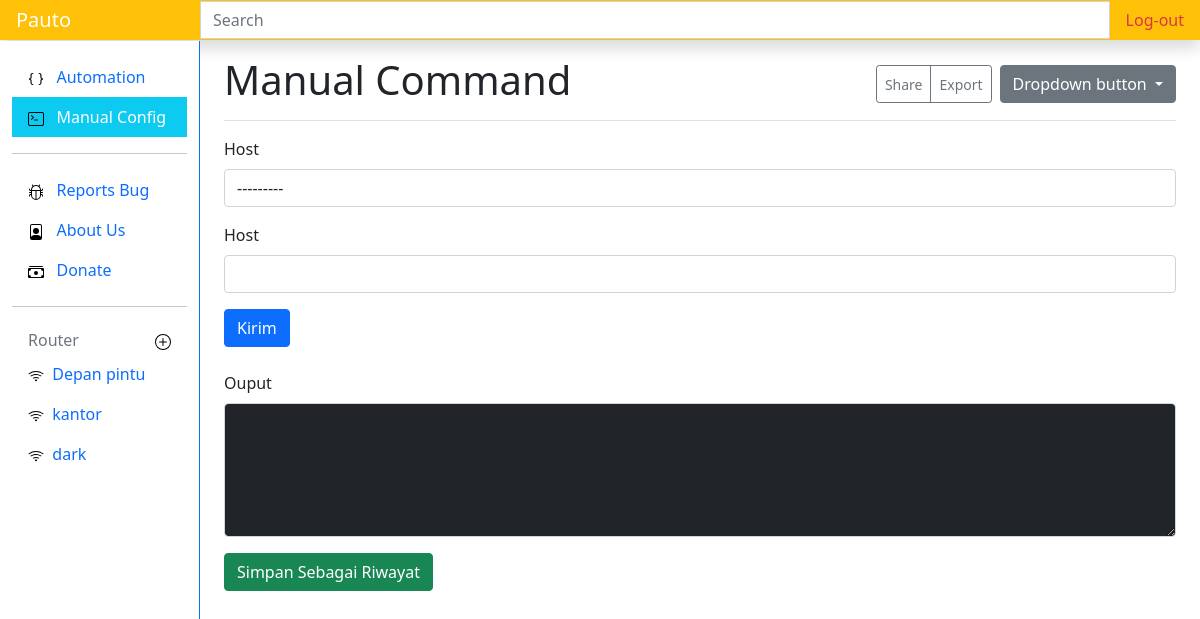
The page /command (signed in) on the database as committed earlier.
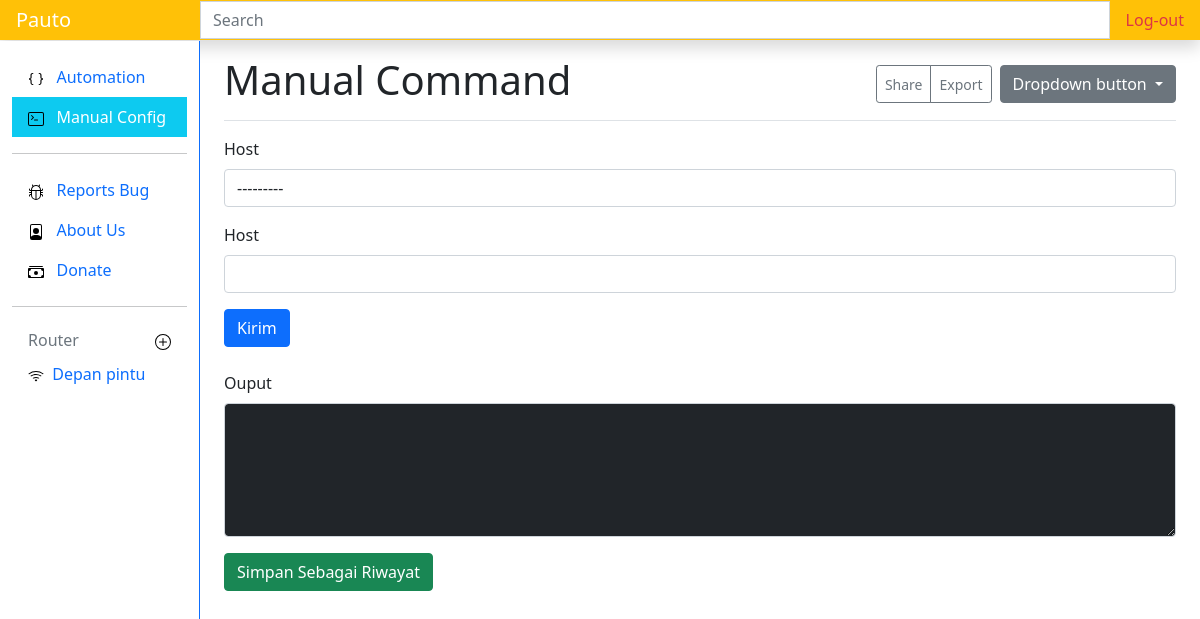
The same page on the database as committed later.
### routerapp/models.py (models this page shows)
class Routerm(models.Model):
    nama = models.CharField(max_length=50)
    host = models.CharField(max_length=50)
    user = models.CharField(max_length=30)
    password = models.CharField(max_length=50, blank=True)
    kecepatan_download = models.IntegerField(blank=True)
    kecepatan_upload = models.IntegerField(blank=True)
    pub_date = models.DateField(auto_now=True)
    def __str__(self):
        return self.nama

### routerapp/views.py (the view)
# urls.py: path('command',views.manualcommand, name='manual'),
@login_required(login_url=settings.LOGIN_URL)
def manualcommand(request):
    from .forms import Manualform
    routerside = Routerm.objects.all()
    if request.method == "POST":
        form = Manualform(request.POST)
        if form.is_valid():
            form.save()
            return redirect('manual')
    context = {
        'form': Manualform,
        'routerside': routerside
    }
    return render(request, 'manualc.html', context)

### routerapp/templates/manualc.html (shortened to what this page needs)
{% extends 'base.html' %}
{% load static %}  {% block judul %} Manual Command {% endblock judul %}
{% block content %}
<form action="" method="POST" class="form">
  <div class="mb-3">
    <label for="exampleFormControlInput1" class="form-label">Host</label>
    {{form.host}}
  </div>
  <div class="mb-3">
    <label for="exampleFormControlInput1" class="form-label">Host</label>
    {{form.command}}
  </div>
  <div id="kirimc" class="btn btn-primary mb-4">Kirim</div>
  <div class="mb-3">
    <label for="exampleFormControlInput1" class="form-label">Ouput</label>
    {{form.output}}
  </div>
  <button class="btn btn-success">Simpan Sebagai Riwayat</button>
</form>
<br />
{% endblock content %}
 {% block routerside %}
 {% include 'routerside.html' %}
{% endblock routerside %}

### templates/routerside.html (shortened to what this page needs)
<div class="pb-lg-5 overflow-auto">
    {% load static %}
    {% for routerside in routerside %}
    <li class="nav-item">
        <a class="nav-link {% if routerside.id == idk %}shadow text-white bg-info{% endif %}" href="{% url 'router' routerside.id %}">
            <img src="{% static 'icons/wifi.svg' %}" alt="">&nbsp;
            {{routerside.nama}}
        </a>
    </li>
    {% endfor %}
</div>

Rows that differ between the two databases and show on the page:
removed Routerm: nama "kantor"
removed Routerm: nama "dark"
